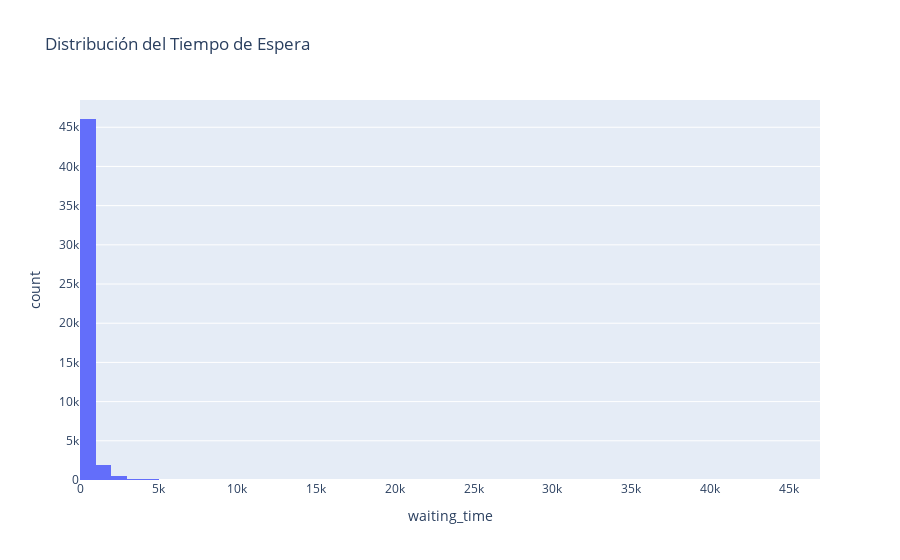

Notebook code for this chart:
### Code cell
# se grafica un histograma para el tiempo en espera
fig4 = px.histogram(telecom, 
                    x= "waiting_time",
                    title="Distribución del Tiempo de Espera",
                    nbins= 80
                    )
fig4.show()

### Figure 1 — Plotly figure (JSON) as saved in the notebook; plotly's stock layout.template omitted (floating-point values rounded to 4 significant figures; data arrays with more than 128 entries replaced by an {"elided": "..."} marker saying what was removed)
{"data": [{"alignmentgroup": "True", "bingroup": "x", "hovertemplate": "waiting_time=%{x}<br>count=%{y}<extra></extra>", "legendgroup": "", "marker": {"color": "#636efa", "pattern": {"shape": ""}}, "name": "", "nbinsx": 80, "offsetgroup": "", "orientation": "v", "showlegend": false, "type": "histogram", "x": {"elided": "49002 int values"}, "xaxis": "x", "yaxis": "y"}], "layout": {"barmode": "relative", "legend": {"tracegroupgap": 0}, "title": {"text": "Distribución del Tiempo de Espera"}, "xaxis": {"anchor": "y", "domain": [0, 1], "title": {"text": "waiting_time"}}, "yaxis": {"anchor": "x", "domain": [0, 1], "title": {"text": "count"}}}}
